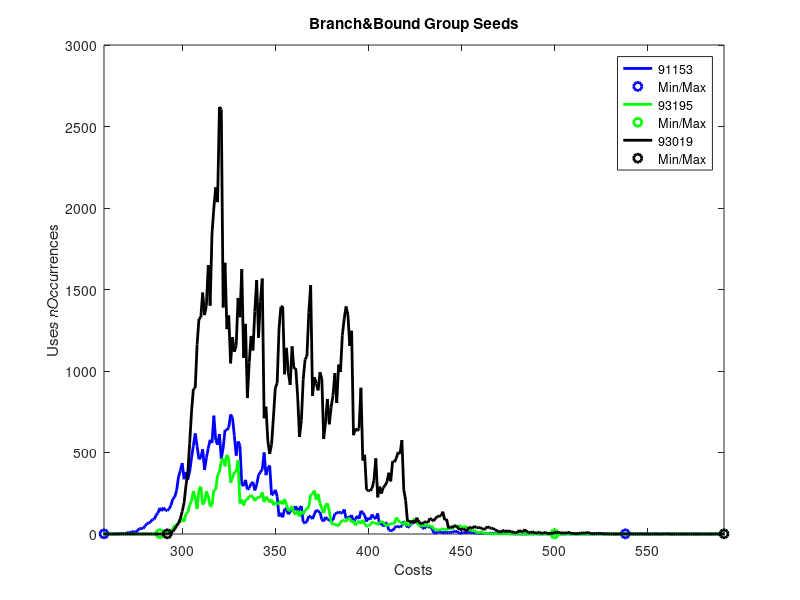

Reproduce this figure in MATLAB.
%% Branch and Bound Min
% Seeds = 93195 93019 91153
clear;
clc;


T17_91153 = load("histo_cost_17_91153.txt");
T17_93195 = load("histo_cost_17_93195.txt");
T17_93019 = load("histo_cost_17_93019.txt");

%subplot(3, 1, 1)
n_costs = T17_91153;
[lin, col] = size(n_costs);
costs = [1 : 1 : lin];

first1 = find(n_costs, 1, "first");
last1 = find(n_costs, 1, 'last');

plot_1 = plot(costs, n_costs, "b", "LineWidth", 2)
hold on
plot_2 = plot([costs(first1) costs(last1)], [n_costs(first1) n_costs(last1)], "bo", "LineWidth", 2)
hold on

title('Branch&Bound Group Seeds')
xlabel('Costs')
ylabel('Uses nOccurrences')
xlim([first1 last1])
%set(gca, 'YScale', 'log')

%subplot(3, 1, 2)
n_costs = T17_93195;
[lin, col] = size(n_costs);
costs = [1 : 1 : lin];

first2 = find(n_costs, 1, "first")
last2 = find(n_costs, 1, 'last')

if first2 < first1
    first = first2
else
    first = first1
end

if last2 > last1
    last = last2
else
    last = last1
end

plot_3 = plot(costs, n_costs, "g", "LineWidth", 2)
hold on
plot_4 = plot([costs(first2) costs(last2)], [n_costs(first2) n_costs(last2)], "go", "LineWidth", 2)
hold on

title('Branch&Bound Group Seeds')
xlabel('Costs')
ylabel('Uses nOccurrences')
xlim([first last])
%set(gca, 'YScale', 'log')



n_costs = T17_93019;
[lin, col] = size(n_costs);
costs = [1 : 1 : lin];

first3 = find(n_costs, 1, "first")
last3 = find(n_costs, 1, 'last')

if first3 < first
    first = first3
end

if last3 > last
    last = last3
end


plot_5 = plot(costs, n_costs, "black", "LineWidth", 2)
hold on
plot_6 = plot([costs(first3) costs(last3)], [n_costs(first3) n_costs(last3)], "blacko", "LineWidth", 2)
hold on

legend([plot_1 plot_2, plot_3, plot_4 plot_5, plot_6], "91153", "Min/Max", "93195", "Min/Max", "93019", "Min/Max")


title('Branch&Bound Group Seeds')
xlabel('Costs')
ylabel('Uses nOccurrences')
xlim([first last])
%set(gca, 'YScale', 'log')











